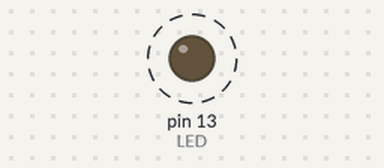
Simulated run of this sketch. Board: Arduino Uno, built with avr-gcc and run on an emulated ATmega328P. Parts: output pins drawn as LEDs (lit = HIGH). Dashed ring = blinking.

Above: at 0.2 s.
Timing chart, 0 to 3.0 s (numbered marks = the images above):
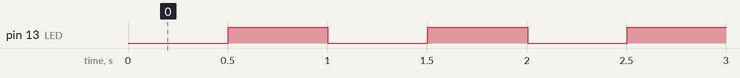

Measured:
- by itself, pin 13 (LED): alternates HIGH for 0.50 s and LOW for 0.50 s

The sketch:

ex03.ino
```cpp
#define LED 13

long timer = 0;

void setup(void)
{
  // Configura os GPIOs
  pinMode(LED, OUTPUT);
  digitalWrite(LED, LOW);
}

void loop(void)
{
  if (millis() > timer + 500)
  {
    digitalWrite(LED, !digitalRead(LED));

    timer = millis();
  }
}
```
